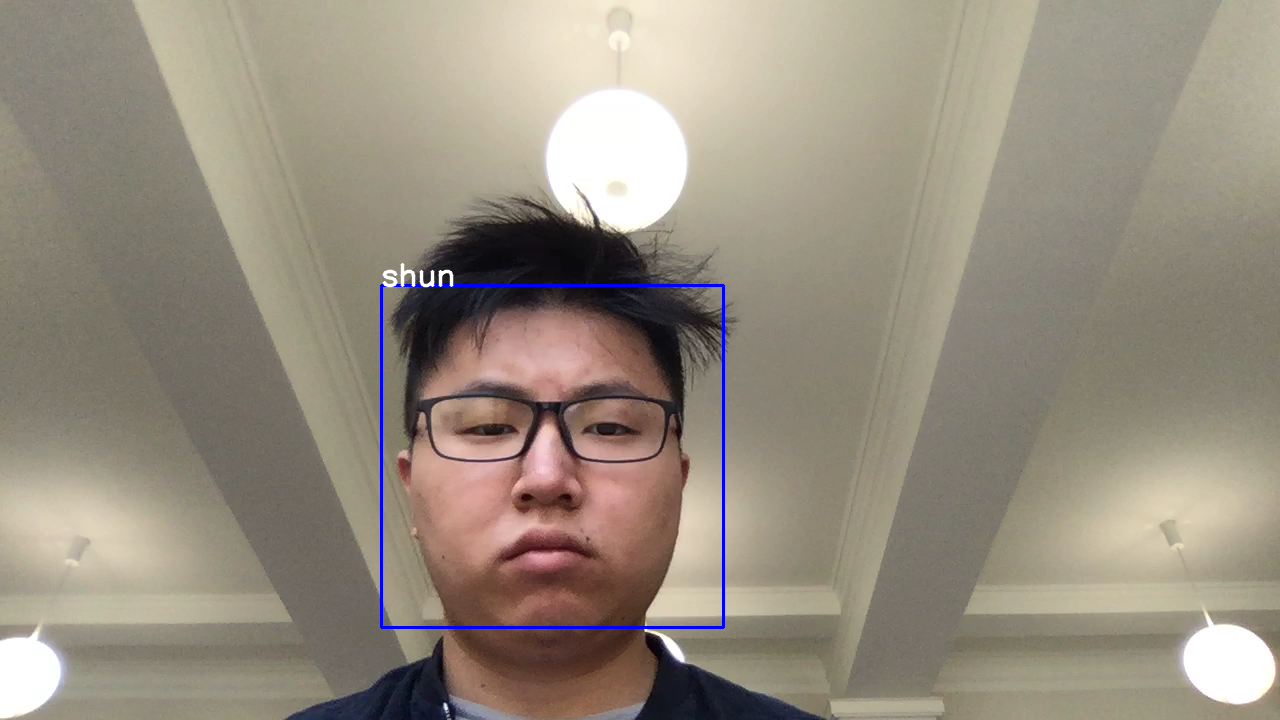
#> input picture flask_sapient/WebApp/Face_Item/analysis/0.png, 1280 x 720 px, given as the content of the folder hao/Desktop/OpenCV_Web/flask_sapient/WebApp/Face_Item/images, which was not available
$ python faces-train.py   (older library calls are emulated)
#> lines starting #> are read from the running program, lines starting #| are printed output that depends on the picture; pictures that were not available may be replaced by others from this repository, and a replacement may not be noted
import cv2
import os
import numpy as np
from PIL import Image
import pickle

BASE_DIR = os.path.dirname(os.path.abspath(__file__))
image_dir = os.path.join('/Users/shunshao/Desktop/OpenCV_Web/flask_sapient/WebApp/Face_Item/', "images")

face_cascade = cv2.CascadeClassifier('cascades/data/haarcascade_frontalface_alt2.xml')
recognizer = cv2.face.LBPHFaceRecognizer_create()

current_id = 0
label_ids = {}
y_labels = []
x_train = []
number_of_photo = 0

for root, dirs, files in os.walk(image_dir):
	# go through the images directory
	for file in files:
		if file.endswith("png") or file.endswith("jpg") or file.endswith("JPG"):
			number_of_photo += 1
			path = os.path.join(root, file)
			# get the name of the person by the folder name
			label = os.path.basename(root).replace(" ", "-").lower()

			# if not detected go the next
			if not label in label_ids:
				label_ids[label] = current_id
				current_id += 1
			id_ = label_ids[label]
			pil_image = Image.open(path).convert("L")
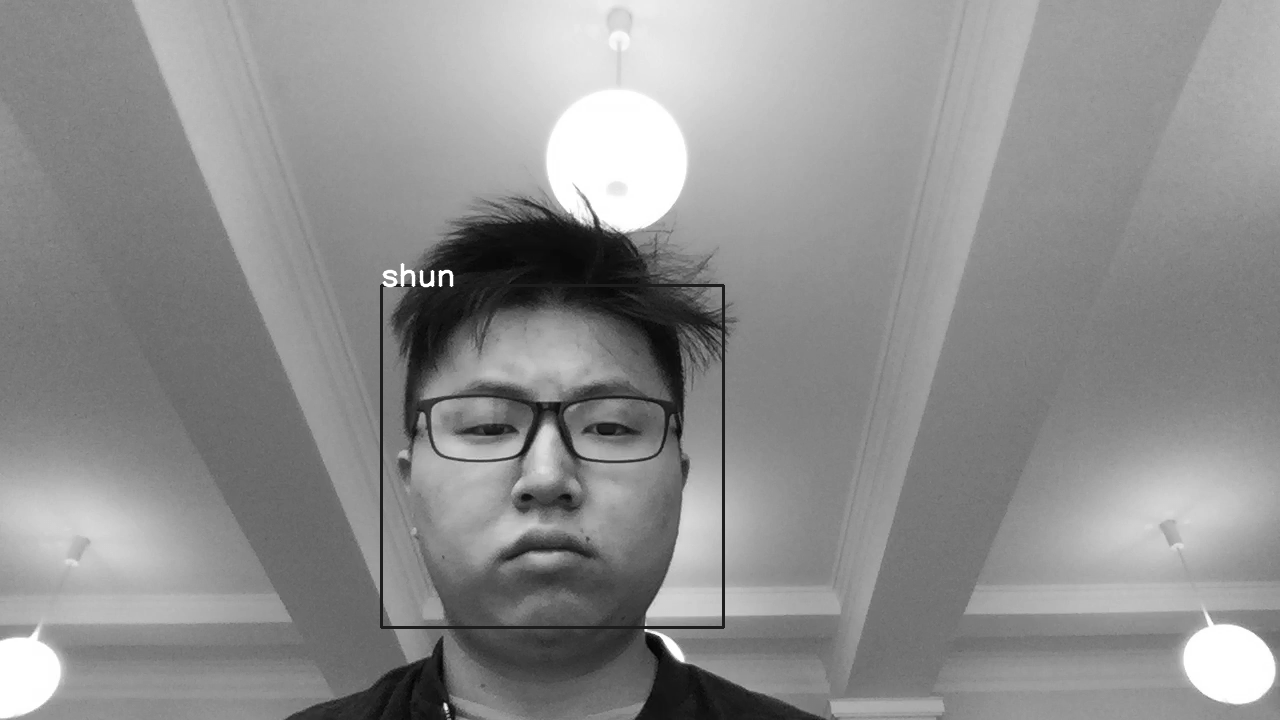
#> pil_image: PIL image 1280x720 L; min 2, max 255, mean 142.7
			size = (550, 550)
			final_image = pil_image.resize(size, Image.ANTIALIAS)
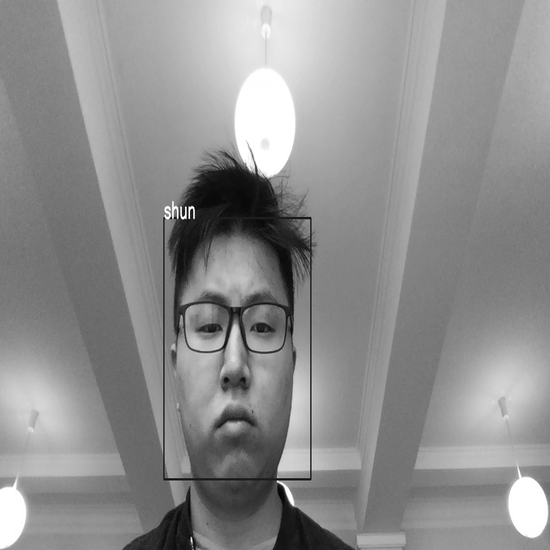
#> final_image: PIL image 550x550 L; min 0, max 255, mean 142.7

			#numpy encode
			image_array = np.array(final_image, "uint8")
			print(image_array)
#> (printed output is left out)

			# draw the faces in the image
			faces = face_cascade.detectMultiScale(image_array, scaleFactor=1.5, minNeighbors=5)
#> faces = [[158, 267, 152, 152]]

			# adding the lable
			for (x,y,w,h) in faces:
				roi = image_array[y:y+h, x:x+w]
				x_train.append(roi)
				y_labels.append(id_)
#> this loop made 1 pass
#> pass 1, `roi = image_array[y:y+h, x:x+w]`:
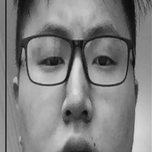
#> roi: shape (152, 152); min 10, max 221, mean 128.4
#> after the loop, x_train = 1 item; y_labels = [0]

with open("pickles/face-labels.pickle", 'wb') as f:
	pickle.dump(label_ids, f)
print(number_of_photo)

# storing the name of the person and his/her face information
recognizer.train(x_train, np.array(y_labels))
recognizer.save("recognizers/face-trainner.yml")
